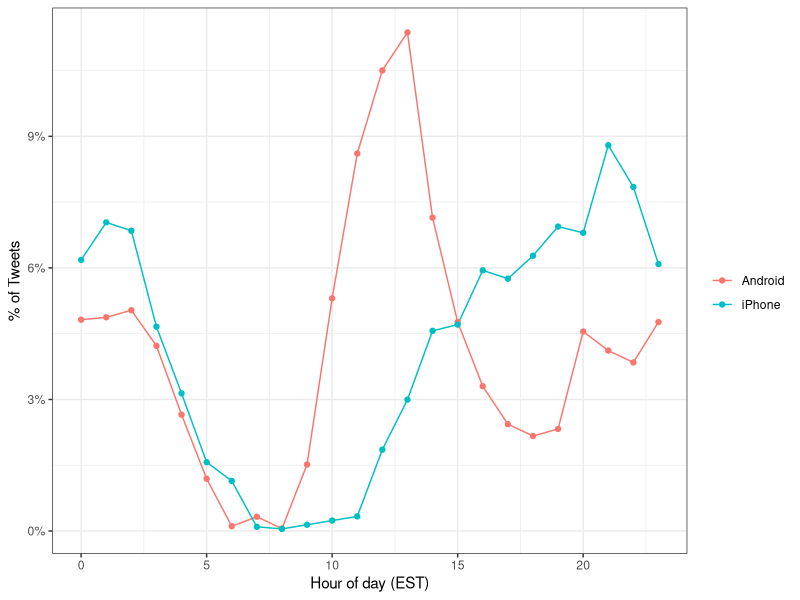

Write the R code that produced this figure.
library(tidyverse)
library(tidytext)
library(ggplot2)
library(lubridate)
library(tidyr)
library(scales)
library(dslabs)
set.seed(1)

data("trump_tweets")

# tidytext helps convert free form text into a tidy table


# unnest_tokens() extracts individual words or chunks of text

# Sentiment analysis assigns emotions or a positive/negative score to tokens (WTF does this even mean?)
# get_sentiments() extracts sentiments

# Here we will learn how to generate useful numerical summaries from text data
# For more info: https://www.tidytextmining.com/

head(trump_tweets)
names(trump_tweets) # Col names

trump_tweets %>% select(text) %>% head # Actual text of tweets

trump_tweets %>% count(source) %>% arrange(desc(n)) # Devices that were used to write tweet

# Clean up source names by removing "Twitter for"
trump_tweets %>%
  extract(source, "source", "Twitter for (.*)") %>% # Args: Col we want our data from (source), Name of new object to store filtered data ("source"), and regex.
  count(source)

# A tibble: 6 x 2
#   source         n
#   <chr>      <int>
# 1 Android     4652
# 2 BlackBerry    78
# 3 iPad          39
# 4 iPhone      3962
# 5 Websites       1
# 6 NA         12029


# Define tweets b/w campaign announcement and election day
campaign_tweets = trump_tweets %>%
  extract(source, "source", "Twitter for (.*)") %>%
  filter(source %in% c("Android", "iPhone") &
           created_at >= ymd("2015-06-17") &
           created_at < ymd("2016-11-08")) %>%
  filter(!is_retweet) %>%
  arrange(created_at)
campaign_tweets

# Now we use data visualization to explore possibility of 2 different groups tweeting on Trumps account (him and his staff)
ds_theme_set()
campaign_tweets %>%
  mutate(hour = hour(with_tz(created_at, "EST"))) %>%
  count(source, hour) %>%
  group_by(source) %>%
  mutate(percent = n / sum(n)) %>%
  ungroup %>%
  ggplot(aes(hour, percent, color = source)) +
  geom_line() +
  geom_point() +
  scale_y_continuous(labels = percent_format()) +
  labs(x = "Hour of day (EST)",
       y = "% of Tweets",
       color = "")
# The plot above shows 2 significant peaks in tweet sources:
# Around 5 am to 6 am, Android was mostly used
# and around 3 pm to 8 pm, iPhone was mostly used

# We can conclude that there appears to be two separate entities tweeting from Trump's account



# Using the tidytext package we can analyze the text further

# unnest_tokens() helps us convert free form text into a tidy table
# "Token" refers to the units we are considering to be a data point; most common token is words.
# The helper functions in tidytext will extract tokens and place each in its own row.
example = data_frame(line = c(1, 2, 3, 4),
                     text = c("Roses are red,", "Violets are blue,", "Sugar is sweet,", "It'll give you diabetes"))
example

# A tibble: 4 x 2
# line text                   
# <dbl> <chr>                  
# 1     Roses are red,         
# 2     Violets are blue,      
# 3     Sugar is sweet,        
# 4     It'll give you diabetes

example %>% unnest_tokens(word, text) # Example w/ unnested tokens

# A tibble: 13 x 2
# line word    
# <dbl> <chr>   
# 1     roses   
# 2     are     
# 3     red     
# 4     violets 
# 5     are     
# 6     blue    
# 7     sugar   
# 8     is      
# 9     sweet   
# 10    it'll   
# 11    give    
# 12    you     
# 13    diabetes


# Looking at tweet # 3008:
i = 3008
campaign_tweets$text[i]
campaign_tweets[i,] %>%
  unnest_tokens(word, text) %>%
  select(word)
# The above creates an issue b/c the default action of unnest_tokens(word, )
# removes syms such as # and @; which are important for twitter's context
# To solve this we use regex:
pattern = "([^A-Za-z\\d#@']|'(?![A-Za-z\\d#@]))"

campaign_tweets[i,] %>%
  unnest_tokens(word, text, token = "regex", pattern = pattern) %>%
  select(word)

#               word
# 1            great
# 2               to
# 3               be
# 4             back
# 5               in
# 6             iowa
# 7             #tbt
# 8             with
# 9  @jerryjrfalwell
# 10         joining
# 11              me
# 12              in
# 13       davenport
# 14            this
# 15            past
# 16          winter
# 17           #maga
# 18           https
# 19               t
# 20              co
# 21      a5if0qhnic

# Remove links to pics
campaign_tweets[i,] %>%
  mutate(text = str_replace_all(text, "https://t.co/[A-Za-z\\d]+|&amp;", "")) %>%
  unnest_tokens(word, text, token = "regex", pattern = pattern)

# Extract words from tweet into tidy table
tweet_words = campaign_tweets %>%
  mutate(text = str_replace_all(text, "https://t.co/[A-Za-z\\d]+|&amp;", "")) %>%
  unnest_tokens(word, text, token = "regex", pattern = pattern)
tweet_words # This covers ALL tweets

# What are the most commonly used words?
tweet_words %>%
  count(word) %>%
  arrange(desc(n))

# A tibble: 6,211 x 2
#  word      n
#  <chr>   <int>
# 1 the    2335
# 2 to     1413
# 3 and    1246
# 4 a      1210
# 5 in     1189
# 6 i      1161
# 7 you    1000
# 8 of      983
# 9 is      944
# 10 on      880
# … with 6,201 more rows

# The above is not very useful
# Tidytext has database of most commonly used words, known as "stop words"
# stop_words (class: table)

# Filter out stop words
tweet_words = campaign_tweets %>%
  mutate(text = str_replace_all(text, "https://t.co/[A-Za-z\\d]+|&amp;", "")) %>%
  unnest_tokens(word, text, token = "regex", pattern = pattern) %>%
  filter(!word %in% stop_words$word)

tweet_words %>%
  count(word) %>%
  top_n(10, n) %>%
  mutate(word = reorder(word, n)) %>%
  arrange(desc(n))

# Top 10 most commonly tweeted words:
# A tibble: 10 x 2
#   word                      n
#   <fct>                  <int>
# 1 #trump2016               415
# 2 hillary                  407
# 3 people                   303
# 4 #makeamericagreatagain   296
# 5 america                  254
# 6 clinton                  239
# 7 poll                     220
# 8 crooked                  206
# 9 trump                    199
# 10 cruz                     162

# We need a couple more tweeks to our table:
# Remove words that are just nums
# Remove single quotes from the start of words (for some reason, idfk)
tweet_words = campaign_tweets %>%
  mutate(text = str_replace_all(text, "https://t.co.[A-Za-z\\d]+|&amp;", "")) %>%
  unnest_tokens(word, text, token = "regex", pattern = pattern) %>%
  filter(!word %in% stop_words$word &
           !str_detect(word, "^\\d+$")) %>%
  mutate(word = str_replace(word, "^'", ""))


# Now we can look for which words are most common when using Android or iPhone

# To know if certain words are more likely to appear in either device we use the ODDS RATIO
android_iphone_or = tweet_words %>%
  count(word, source) %>%
  spread(source, n, fill = 0) %>% # This step creates tibble for each word w/ cols for Android and iPhone
  mutate(or = (Android + 0.5) / (sum(Android) - Android + 0.5) /
           ((iPhone + 0.5) / (sum(iPhone) - iPhone + 0.5))) # 0.5s are used as a correction for any potential 0's

android_iphone_or %>% arrange(desc(or))
android_iphone_or %>% arrange(or)

# Filter according to the most frequent words

android_iphone_or %>% filter(Android + iPhone > 100) %>%
  arrange(desc(or)) 

# Words most likely to come from Android

# A tibble: 30 x 4
# word          Android  iPhone   or
# <chr>            <dbl>  <dbl> <dbl>
# 1 @cnn            104     18  4.95
# 2 bad             104     26  3.45
# 3 crooked         157     49  2.79
# 4 ted              85     28  2.62
# 5 interviewed      76     25  2.62
# 6 media            77     26  2.56
# 7 cruz            116     46  2.19
# 8 hillary         290    119  2.14
# 9 win              74     30  2.14
# 10 president       84     35  2.08
# … with 20 more rows


android_iphone_or %>% filter(Android + iPhone > 100) %>%
  arrange(or)

# Words most likely to come from iPhone

# A tibble: 30 x 4
#   word                   Android iPhone    or
#   <chr>                    <dbl>  <dbl>   <dbl>
# 1 #makeamericagreatagain       0    296  0.00144
# 2 #trump2016                   3    412  0.00718
# 3 join                         1    157  0.00821
# 4 tomorrow                    25    101  0.218  
# 5 vote                        46     67  0.600  
# 6 america                    114    141  0.703  
# 7 tonight                     71     84  0.737  
# 8 iowa                        62     65  0.831  
# 9 poll                       117    103  0.990  
# 10 trump                     112     92  1.06   
# … with 20 more rows
